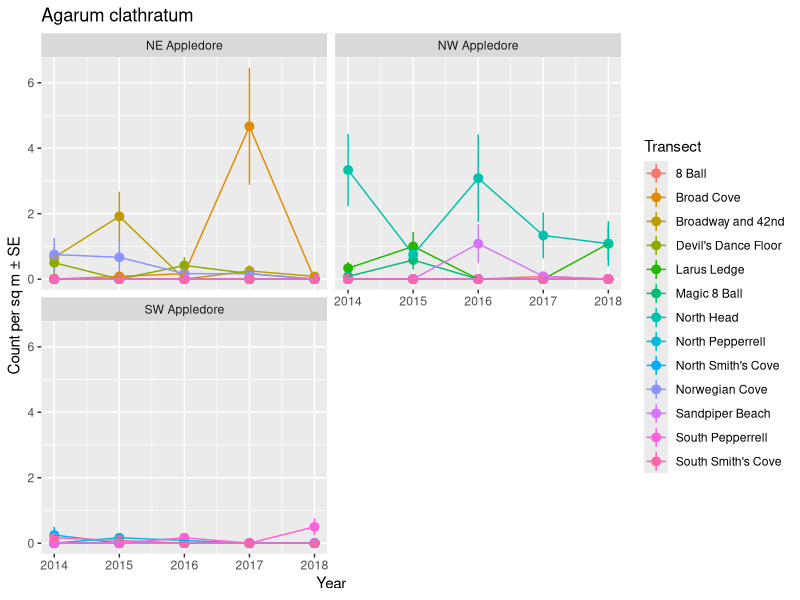
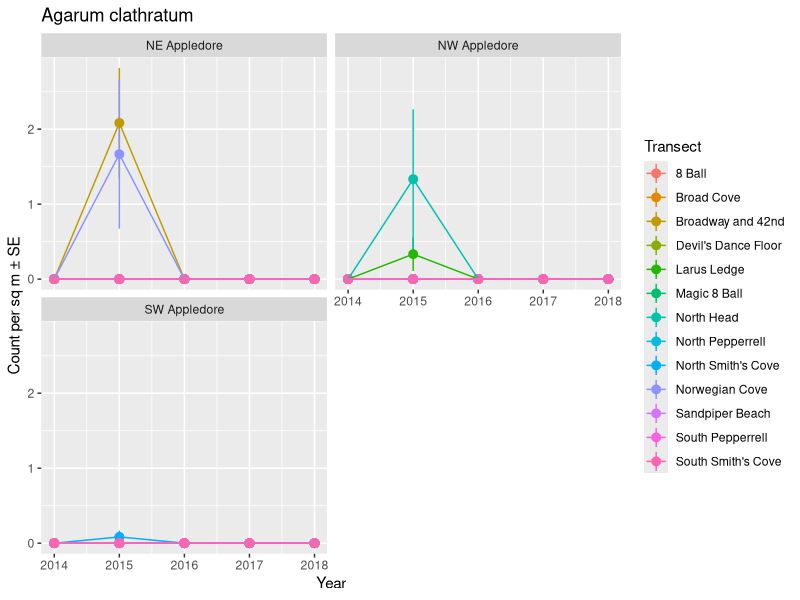
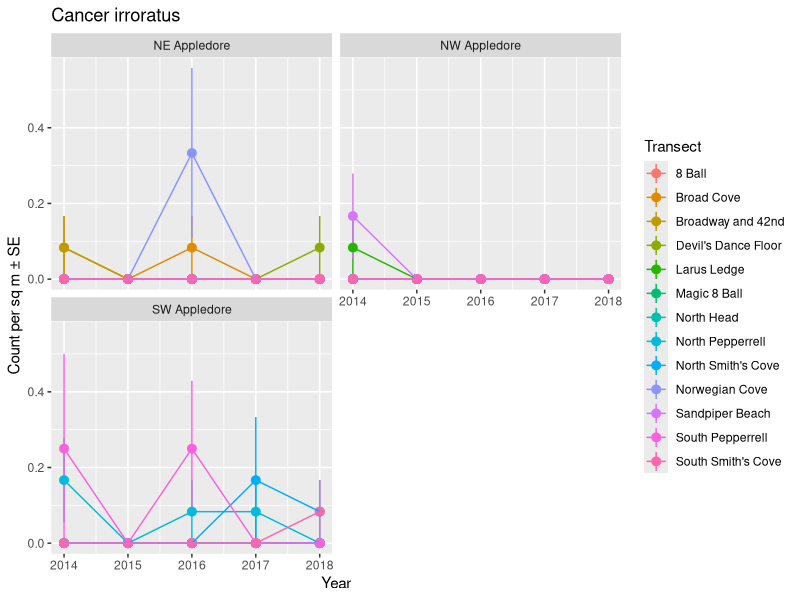
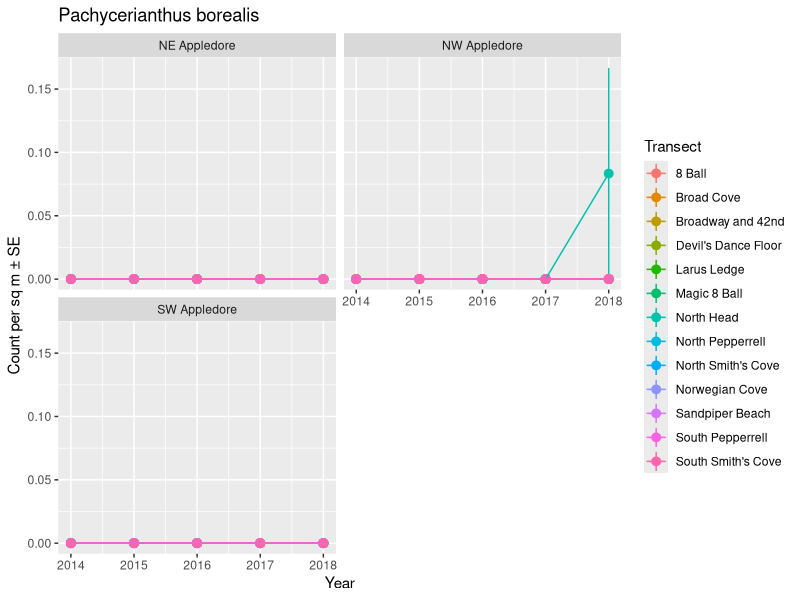
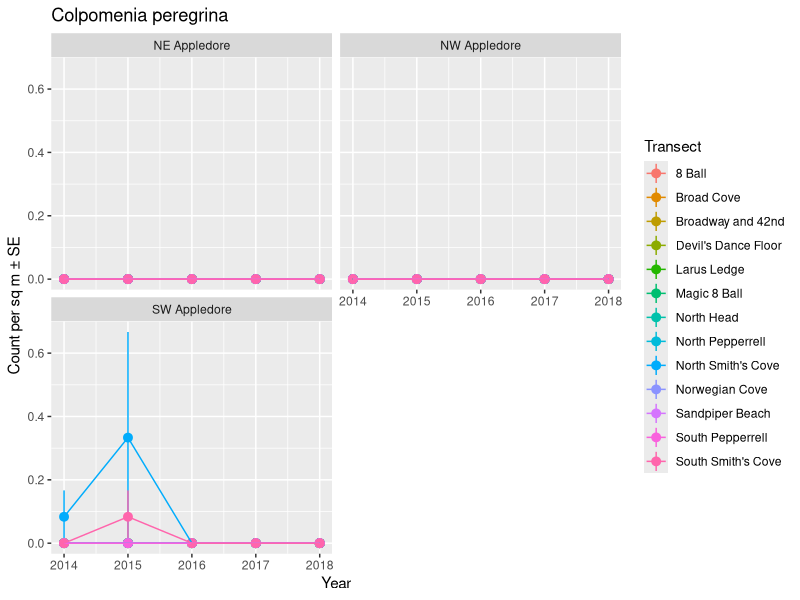
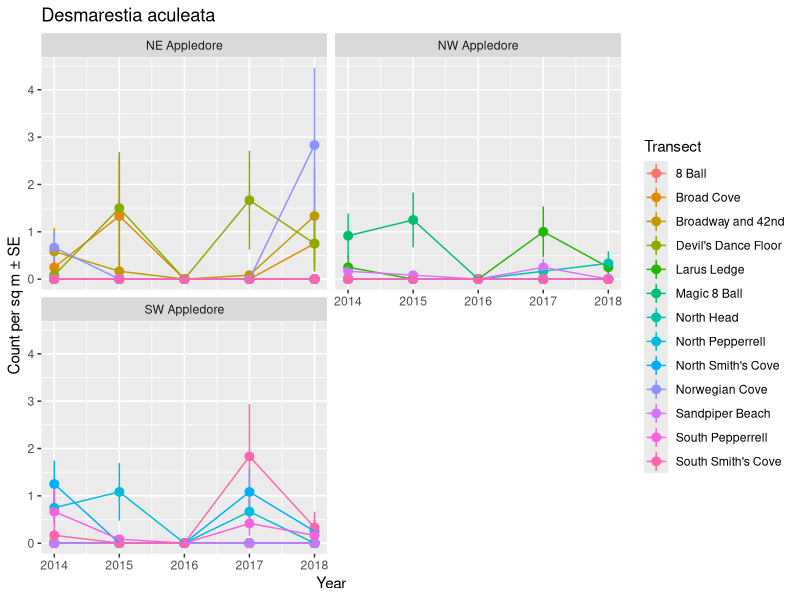
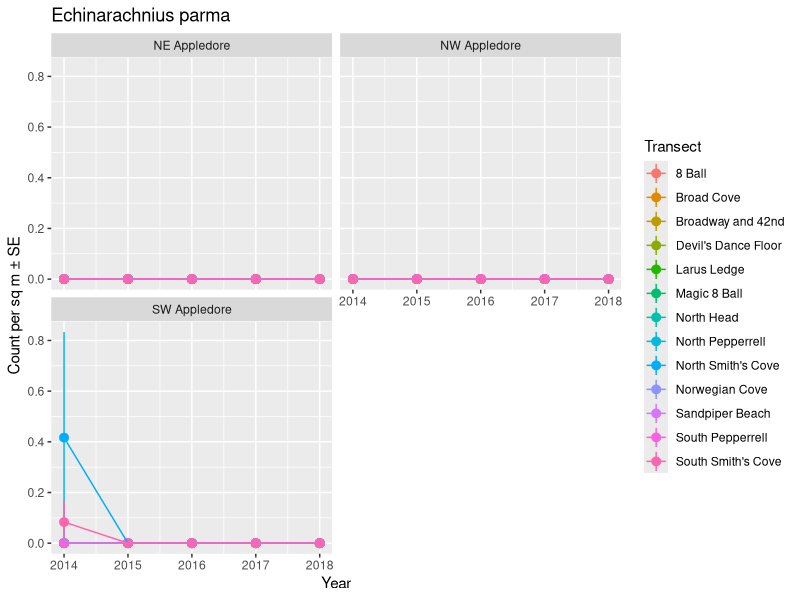
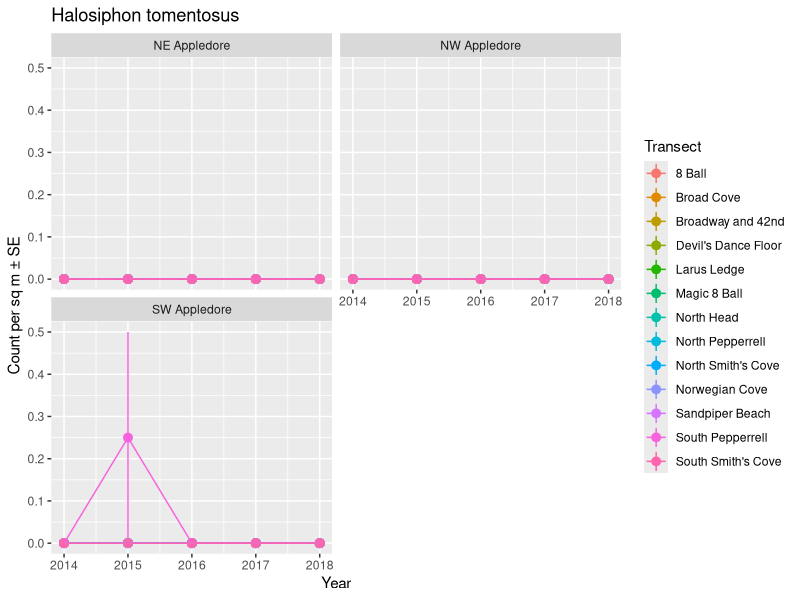

Write the R code that produced these figures, in order.
## ---- chunk 1
knitr::opts_chunk$set(echo = TRUE)
knitr::opts_knit$set(root.dir = here::here())
## ---- chunk 2
library(dplyr)
library(readr)
library(purrr)
library(ggplot2)
library(glmmTMB)
library(broom.mixed)
library(tidyr)

quad <- read_csv("data/keen/keen_quads.csv") %>%
  tidyr::drop_na(SPECIES) %>%
  mutate(COMMON.NAME = ifelse(SP_CODE == "SLJ", "Juvenile Sugar Kelp", COMMON.NAME),
         COMMON.NAME = ifelse(SP_CODE == "BLD", "Unid. Juv. Kelp Blade", COMMON.NAME),
         COMMON.NAME = ifelse(SP_CODE == "SADE", "Oarweed", COMMON.NAME),
         COMMON.NAME = ifelse(SP_CODE == "AGJ", "Juv. Shotgun Kelp", COMMON.NAME),
         )

quad <- quad %>%
 # filter(is.na(SIZE) | SIZE == "<10cm") %>%
   filter(!(SP_CODE %in% c("ALES", "ASNO", "ASDI", "BLD",
                           "TAAD", "LADI", "MESE", "PLMA",
                           "ULSP", "URFE",
                           "ASFOS", "ASFO", #better in swath
                           "ASRU", "ASRUS", #better in swath
                           "BOEC", "BOOV", #better in swath
                           "BUUN", "BOOV", #better in swath
                           "CABO", "CABS", #better in swath
                           "CAIR", "CAIRS", #better in swath
                           "CAMS", 
                           "COF", "DEVI" #better in Points
                           ))) %>% #too few obs
  select(-NETWORK, -PI) %>%
  complete(YEAR, SITE, SP_CODE, 
           TRANSECT, SIDE, QUAD,
           fill = list(COUNT = 0)) %>% #because data is long
 
   group_by(SP_CODE) %>% #fix NAs creates
   mutate(SPECIES = na.omit(unique(SPECIES)),
          COMMON.NAME = na.omit(unique(COMMON.NAME))) %>%
   ungroup()

knitr::kable(quad %>%
               select(SP_CODE, COMMON.NAME, SPECIES) %>%
               group_by(SP_CODE, COMMON.NAME, SPECIES) %>% 
               slice(1L) %>% 
               ungroup(),
             "html") %>%
  kableExtra::kable_styling()
## ---- chunk 3
tseries_plot <- function(adf){
  
  ggplot(adf,
         aes(y = COUNT, x = YEAR,
             color = TRANSECT)) +
    stat_summary(fun.data = mean_se) +
    stat_summary(fun.data = mean_se, geom = "line") +
    facet_wrap(~SITE, nrow = 2) +
    labs(color = "Transect", 
         y = "Count per sq m ± SE",  x = "Year",
         title = adf$SPECIES[1])
}

tseries_fun <- function(adf){
  glmmTMB(COUNT ~ YEAR * SITE + (1|TRANSECT),
               data = adf,
               family = gaussian)
  
}

generate_output <- function(adf){
  cat(paste0("## ", adf$SP_CODE[1], " ", adf$SPECIES[1], "  \n<br>"))
  
  tseries_plot(adf) %>% print()
  
  # tseries_fun(adf) %>% 
  #   car::Anova(test.statistic  = "Chisq") %>% 
  #   tidy() %>%
  #   knitr::kable("html", digits = 3) %>% 
  #   kableExtra::kable_styling() %>%
  #   print
  # 
  cat("\n\n")
}
## ---- chunk 4
walk(split(quad, quad$SP_CODE), generate_output)
